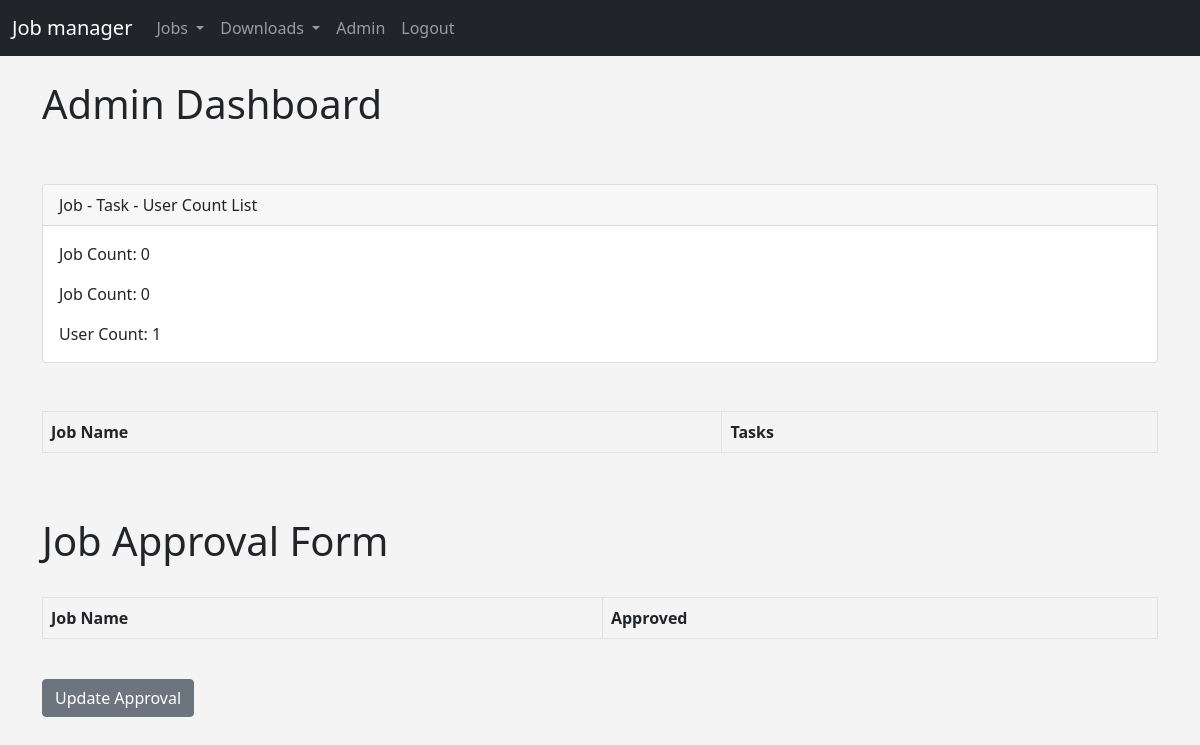
The page /admin_approval (signed in) on the database as committed earlier.
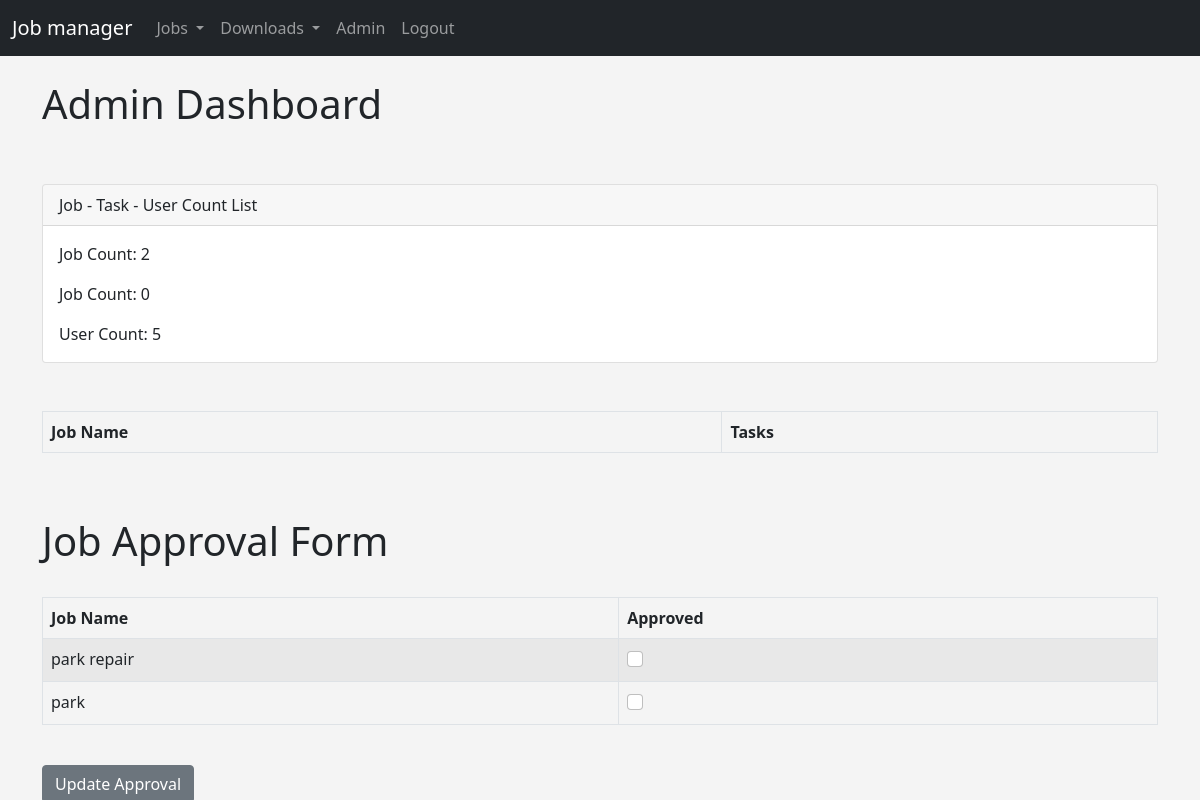
The same page on the database as committed later.
### events/models.py (models this page shows, shortened)
class Event(models.Model):
	name = models.CharField('Event Name', max_length=120)
	event_date = models.DateTimeField('Event Date')
	venue = models.ForeignKey(Venue, blank=True, null=True, on_delete=models.CASCADE)
	manager = models.ForeignKey(User, blank=True, null=True, on_delete=models.SET_NULL)
	description = models.TextField(blank=True)
	attendees = models.ManyToManyField(MyClubUser, blank=True)
	approved = models.BooleanField('Aprroved', default=False)
	category = models.CharField(max_length=100, blank=True, null=True)  # ← NEW FIELD
	def __str__(self):
		return self.name

### events/views.py (the view)
# urls.py: path('admin_approval', views.admin_approval, name='admin_approval'),
def admin_approval(request):
	venue_list = Venue.objects.all()
	event_count = Event.objects.all().count()
	venue_count = Venue.objects.all().count()
	user_count = User.objects.all().count()
	event_list = Event.objects.all().order_by('-event_date')
	if request.user.is_superuser:
		if request.method == "POST":
			id_list = request.POST.getlist('boxes')
			event_list.update(approved=False)
			for x in id_list:
				Event.objects.filter(pk=int(x)).update(approved=True)
			messages.success(request, ("Event List Approval Has Been Updated!"))
			return redirect('list-events')
		else:
			return render(request, 'events/admin_approval.html',
				{"event_list": event_list,
				"event_count":event_count,
				"venue_count":venue_count,
				"user_count":user_count,
				"venue_list":venue_list})
	else:
		messages.success(request, ("You aren't authorized to view this page!"))
		return redirect('home')
	return render(request, 'events/admin_approval.html')

### events/templates/events/admin_approval.html (shortened to what this page needs)
{% extends 'events/base.html' %}
{% block content %}
<h1>Admin Dashboard</h1>
<br/><br/>
<form action="" method=POST>
<div class="card">
  <div class="card-header">
    Job - Task - User Count List
  </div>
  <div class="card-body">
    <p class="card-text">Job Count: {{event_count}}</p>
    <p class="card-text">Job Count: {{venue_count}}</p>
    <p class="card-text">User Count: {{user_count}}</p>
  </div>
</div>
<br/><br/>
<table class="table table-striped table-hover table-bordered">
  <thead>
    <tr>
      <th scope="col">Job Name</th>
      <th scope="col">Tasks</th>
    </tr>
  </thead>
</table>
<br/><br/>
<h1>Job Approval Form</h1>
<br/>
<table class="table table-striped table-hover table-bordered">
  <thead>
    <tr>
      <th scope="col">Job Name</th>
      <th scope="col">Approved</th>
    </tr>
  </thead>
  <tbody>
{% for event in event_list %}
  	<tr>
  		<td>{{event }}</td>
  		<td>
  			{% if event.approved %}
  			<div class="form-check">
  				<input class="form-check-input" type="checkbox" checked="checked" value={{event.id}} name="boxes">
  			</div>
  			{% else %}
  			<div class="form-check">
  				<input class="form-check-input" type="checkbox" value={{event.id}} name="boxes">
  			</div>
  			{% endif %}
  		</td>
  	</tr>
{% endfor %}
 </tbody>
</table>
<br/>
<button class='btn btn-secondary' type="submit">Update Approval</button>
{% endblock %}

Rows that differ between the two databases and show on the page:
added Event: name "park repair"
added Event: name "park"
Other text that changed with them:
{{ event_count }}: "0" → "2"
{{ user_count }}: "1" → "5"
